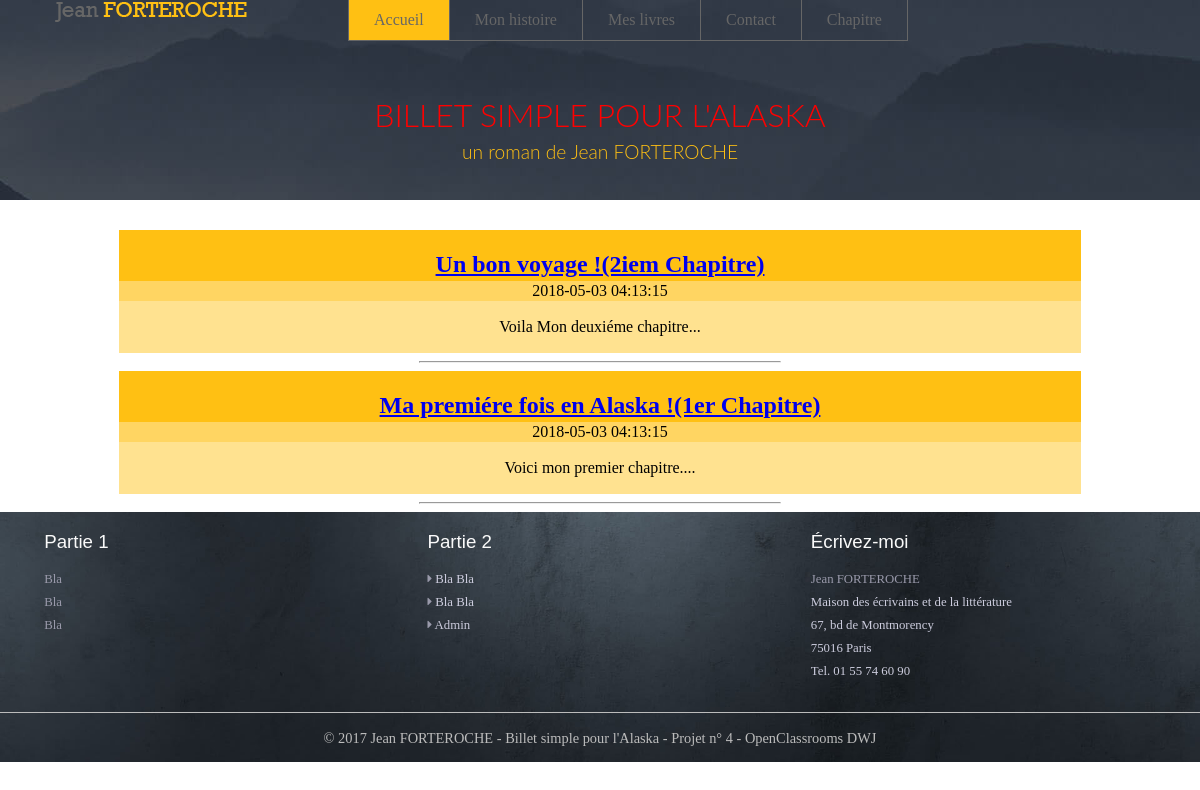
The page / on the database its author committed.
### tables this page shows
create table T_CHAPITRE (
  CHA_ID integer primary key auto_increment,
  CHA_DATE datetime not null,
  CHA_TITRE varchar(100) not null,
  CHA_CONTENU varchar(400) not null
);

### Controleur/ControleurAccueil.php (called while the page is built, shortened)
<?php
require_once 'Modele/Modele.php';
require_once 'Modele/Chapitre.php';
require_once 'Vue/Vue.php';
class ControleurAccueil {
    public function __construct() {
       $this->chapitre = new chapitre();
    }
    public function accueil() {
       $chapitre = $this->chapitre->getChapitre();
       $vue = new Vue("Accueil");
       $vue->generer(array('chapitre' => $chapitre));
    }
}

### Modele/Chapitre.php (called while the page is built, shortened)
<?php
require_once 'Modele/Modele.php';
class chapitre extends Modele {
  public function getChapitre() {
  $sql = 'select CHA_ID as id, CHA_DATE as date,'
  . ' CHA_TITRE as titre, CHA_CONTENU as contenu     ,   SUBSTR(CHA_CONTENU,4,5)                     from T_CHAPITRE'
  . ' order by CHA_ID desc     ';
    $chapitre = $this->executerRequete($sql);
    return $chapitre;
  }
}

### Modele/Modele.php (called while the page is built)
<?php
abstract class Modele {
    private $bdd;
    protected function executerRequete($sql, $params = null) {
        if ($params == null) {
            $resultat = $this->getBdd()->query($sql);
        }
        else {
            $resultat = $this->getBdd()->prepare($sql);
            $resultat->execute($params);
        }
        return $resultat;
    }
    private function getBdd() {
        if ($this->bdd == null) {
    $this->bdd = new PDO('mysql:host=localhost;dbname=chapitre;charset=utf8',
   'root', '',
    array(PDO::ATTR_ERRMODE => PDO::ERRMODE_EXCEPTION));
        }
        return $this->bdd;
    }
}

### index.php (called while the page is built, shortened)
<?php
require 'Controleur/Routeur.php';
$routeur = new Routeur();
$routeur->routerRequete();

### Vue/vueAccueil.php (the view)
<?php $this->titre = "Acceuil"; ?>
<?php foreach ($chapitre as $oneChapitre):
    ?>
    <article>
        <header>
            <div id="TitreChap">
                 <a href="<?= "index.php?action=chapitre&id=" . $oneChapitre['id'] ?>">
                 <h1 class="titreBillet"><?= $oneChapitre['titre'] ?></h1>
                 </a>
            </div>
            <div id="DateChap">
                <time>
                <?= $oneChapitre['date'] ?>
                </time>
            </div>
        </header>
        <div id="ContenuChap">
            <p>
            <?= $oneChapitre['contenu'] ?>
            </p>
        </div>
    </article>
    <hr />
<?php endforeach; ?>

### Vue/gabarit.php (shortened to what this page needs)
<!doctype html>
<html lang="fr">
<head>
        <link rel="stylesheet" href="Contenu/css/style.css" />
        <link rel="stylesheet" href="Contenu/css/style.min.1024.css" />
		<link rel="stylesheet" href="Contenu/font-awesome/css/font-awesome.min.css" />
 </head>
<body class="bg-gray">
	<header class="visiteur">
    	<nav class="container">
        	<ul class="menu">
            	<li><img src="Contenu/images/logo-transparent.png"></li>
            	<li class="selected"><a href="index.php">Accueil</a></li>
            	<li ><a href="">Mon histoire</a></li>
            	<li ><a href="/livres">Mes livres</a></li>
            	<li ><a href="/contact">Contact</a></li>
                <li><a href="index.php?action=chapitre">Chapitre</a></li>
            </ul>
        </nav>
        	<h1 class="titre-page">BILLET SIMPLE POUR L&#039;ALASKA</h1>
            <h2 class="titre-complement">un roman de Jean FORTEROCHE</h2>
    </header>
         <?= $contenu ?>
    <footer>
            <div class="container">
                <div class="row link-zone">
                      <div>
                            <h3>Partie 1 </h3>
                            <p> Bla <br>
                                Bla <br>
                                Bla <br>
                            </p>
                        </div>
                        <div>
                            <h3>Partie 2 </h3>
                            <p><i class="fa fa-caret-right"></i> <a href="/livres">Bla Bla </a><br>
                               <i class="fa fa-caret-right"></i> <a href="/livres">Bla Bla</a><br>
                               <i class="fa fa-caret-right"></i> <a href="index.php?action=admin">Admin</a>
                        </div>
                        <div>
                            <h3>Écrivez-moi</h3>
                             <p>Jean FORTEROCHE<br><span>
                              Maison des écrivains et de la littérature<br>
                              67, bd de Montmorency<br>
                              75016 Paris<br>
                              Tel. 01 55 74 60 90 <br>
                              </span>
                        </div>
                 </div>
             </div>
            <div class="copyright">
                <div class="container">
                   <p>&copy; 2017 Jean FORTEROCHE - Billet simple pour l'Alaska - Projet n° 4 - OpenClassrooms DWJ</p>
                </div>
            </div>
     </footer>
    </body>
</html>

### Controleur/Routeur.php (shortened to what this page needs)
<?php
require_once 'Controleur/ControleurAccueil.php';
require_once 'Vue/Vue.php';
class Routeur {
    private $ctrlAccueil;
    private $ctrlChapitre;
    private $ctrlAdmin;
    public function __construct() {
        $this->ctrlAccueil  = new ControleurAccueil();
        $this->ctrlChapitre = new ControleurChapitre();
        $this->ctrlAdmin =    new ControleurAdmin();
    }
    public function routerRequete() {
        try {
            if (isset($_GET['action'])) {
                if ($_GET['action'] == 'chapitre') {
                    $idoneChapitre = intval($this->getParametre($_GET, 'id'));
                    if ($idoneChapitre != 0) {
                        $this->ctrlChapitre->chapitre($idoneChapitre);
                    }
                    else {
                         throw new Exception("Identifiant de chapitre non valide");
                    }
                }
                 if  ($_GET['action'] == 'commenter') {
                     $auteur = $this->getParametre($_POST, 'auteur');
                     $contenu = $this->getParametre($_POST, 'contenu');
                     $idoneChapitre = $this->getParametre($_POST, 'id');
                     $this->ctrlChapitre->commenter($auteur, $contenu,  $idoneChapitre);
                }
                if  ($_GET['action'] == 'signaler') {
                    $this->ctrlChapitre->signaler();
               }
                if ($_GET['action'] == 'admin') {
                      $this->ctrlAdmin->ConnexionAdmin();
                }
                if ($_GET['action'] == 'Deconnexion') {
                    $this->ctrlAdmin->DeconnexionAdmin();
                }
                if ($_GET['action'] == 'AjouterChapitre') {
                $this->ctrlAdmin->AdChapitre();
                }
                if ($_GET['action'] == 'ModifChapitre') {
                    $this->ctrlAdmin->ModificationChapitre();
                }
                if ($_GET['action'] == 'ModifierChapitre') {
                    $this->ctrlAdmin->ModifierChapitre();
                }
                if ($_GET['action'] == 'VoirCom') {
                    $this->ctrlAdmin->VoirCommentaire();
                }
            }
            else {
                $this->ctrlAccueil->accueil();
            }
        }
        catch (Exception $e) {
            $this->erreur($e->getMessage());
        }
    }
}

### Vue/Vue.php (shortened to what this page needs)
<?php
class Vue {
    private $fichier;
    private $titre;
    public function __construct($action) {
        $this->fichier = "Vue/vue" . $action . ".php";
    }
    public function generer($donnees) {
        $contenu = $this->genererFichier($this->fichier, $donnees);
        $vue = $this->genererFichier('Vue/gabarit.php',
                array('titre' => $this->titre, 'contenu' => $contenu));
        echo $vue;
    }
    private function genererFichier($fichier, $donnees) {
        if (file_exists($fichier)) {
            extract($donnees);
            require $fichier;
            return ob_get_clean();
        }
        else {
            throw new Exception("Fichier '$fichier' introuvable");
        }
    }
}

### Contenu/css/style.css (style rules this page uses)
body { background :white ; margin: 0 ; }
header.visiteur { height:200px; background-size:cover; background: url("../images/header.jpg") ; text-align:center; margin:0 0 30px 0; background-color: rgb(50,50,50) ; }
H1.titre-page { font-family:Baskerville, Lato, "Palatino Linotype", Palatino, "Century Schoolbook L", "Times New Roman", serif; margin: 0; line-height:150px; color: red; font-weight:300; }
h2.titre-complement { font-family:Baskerville, Lato, "Palatino Linotype", Palatino, "Century Schoolbook L", "Times New Roman", serif; margin: -50px 0 0 0; font-size:1.2em; color: #ffc013 ; font-weight:300; }
nav { margin:0 auto; height:40px; }
nav .menu { margin:0; display:flex; flex-flow: row wrap; align-content:space-around; padding-left:30px; }
nav .menu li { display: block; }
nav .menu li img { padding-right:100px; }
nav .menu li a { display:block; font-family: "roboto slab"; line-height:40px; padding:0 25px; color : #666; text-decoration:none; border-left:1px solid #666; border-bottom:1px solid #666; }
nav .menu>li:last-child a { border-right:1px solid #666; }
nav .menu>li:first-child { padding-top:0px; }
.menu>li.selected a, .menu>li>a:hover { background: #ffc013; }
.container { max-width: 1150px; margin:0 auto; }
footer { background: url(../images/footer.jpg); background-size:cover; height:250px; margin-top:25px; margin: 0 ; z-index: 1 ; }
footer .link-zone { height:200px; }
footer .link-zone div { width:30%; }
footer .copyright { border-top: 1px solid #bcbcbc; }
footer .copyright p { margin:0; color: #bcbcbc; text-align:center; font-family:"roboto slab", serif; font-size:.9em; height:50px; line-height:50px; }
footer .link-zone h3 { font-family: "caudex", Helvetica, Arial, sans-serif; color:#FAFAFA; font-weight:normal; margin-bottom:0; }
footer .link-zone p { margin-top:15px; font-family: "roboto slab", serif; color:#99a; font-weight:normal; font-size:.8em; line-height:1.8em; margin-bottom:0; }
footer .link-zone p span { color:#ccd; text-decoration:none; }
footer .link-zone a { color:#ccd; text-decoration:none; }
.row { display:flex; flex-flow: row wrap; justify-content:space-around; }
.titreBillet { margin-bottom : 2px; }
#TitreChap { background-color:#ffc013 ; text-align: center ; padding: 1px ; width: 80% ; margin: auto ; }
#DateChap { background-color: #ffc013a9 ; text-align: center ; padding: 1px ; width: 80% ; margin: auto ; }
#ContenuChap { background-color: #ffc01377 ; text-align: center ; padding: 1px ; width: 80% ; margin: auto ; }
hr { color : yellow ; width: 30% ; }

### rows shown on the page
t_chapitre: CHA_TITRE "Un bon voyage !(2iem Chapitre)", CHA_DATE "2018-05-03 04:13:15", CHA_CONTENU "Voila Mon deuxiéme chapitre..."
t_chapitre: CHA_TITRE "Ma premiére fois en Alaska !(1er Chapitre)", CHA_DATE "2018-05-03 04:13:15", CHA_CONTENU "Voici mon premier chapitre...."
